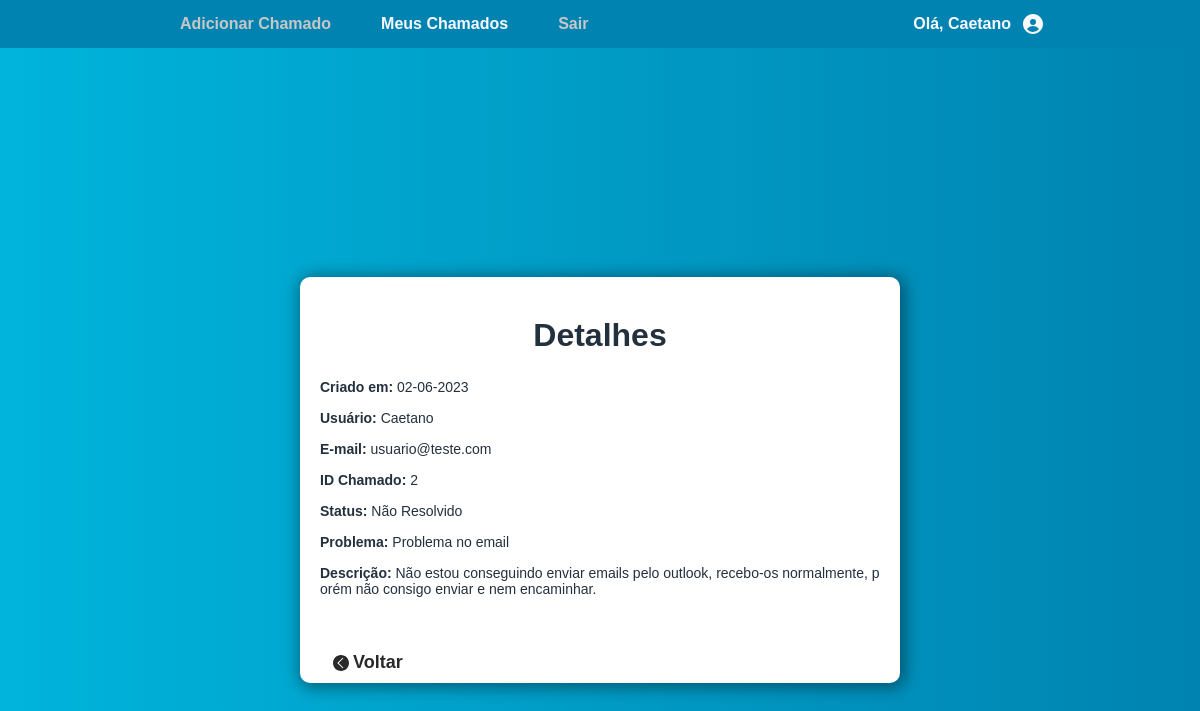
Page /detalhes/2 (signed in) on the committed database.
### aplicacao/models.py (models this page shows, shortened)
class Usuario(database.Model, UserMixin):
    id = database.Column(database.Integer, primary_key=True)
    matricula = database.Column(database.Integer, nullable=False, unique=True)
    departamento = database.Column(database.String, nullable=False)
    username = database.Column(database.String, nullable=False)
    email = database.Column(database.String, nullable=False, unique=True)
    senha = database.Column(database.String, nullable=False)
    chamados = database.relationship("Chamado", backref="usuario", lazy=True)
    e_admin = database.Column(database.Boolean, nullable=False, default=False)

class Chamado(database.Model):
    id = database.Column(database.Integer, primary_key=True)
    problema = database.Column(database.String)
    descricao = database.Column(database.String(800))
    data_criacao = database.Column(database.DateTime, nullable=False, default=datetime.utcnow())
    id_usuario = database.Column(database.Integer, database.ForeignKey('usuario.id'), nullable=False)
    status = database.Column(database.String, default="Não Resolvido")

### aplicacao/routes.py (the view)
@app.route("/detalhes/<id>")
@login_required
def detalhes(id):
    chamado = Chamado.query.get(id)
    if current_user.id == chamado.id_usuario:
        return render_template('detalhes.html', chamado=chamado)
    return redirect(url_for("feed"))

### aplicacao/models.py (called while the page is built)
@login_manager.user_loader
def load_usuario(id_usuario):
    return Usuario.query.get(int(id_usuario))

### aplicacao/templates/detalhes.html (shortened to what this page needs)
{% extends "homepage.html" %}
{% block formulario %}
<nav class="navbar">
    <div id="menu-lista">
        <a class="item" href="{{url_for('perfil', id_usuario=current_user.id)}}">
            Adicionar Chamado
        </a>
        <a class="item" id="selected" href="{{url_for('feed')}}">
            Meus Chamados
        </a>
        <a class="item" href="{{url_for('logout')}}">
            Sair
        </a>
    </div>
    <div>
        <p>Olá, {{ current_user.username }}</p>
    </div>
</nav>
<div class="formulario" style="max-height: 600px;">
    <form>
        <h3 style="margin-bottom: 20px;">Detalhes</h3>
        <div class="campo">
            <label class="label"><b>Criado em:</b> {{ chamado.data_criacao.strftime('%d-%m-%Y') }}</label>
        </div>
        <div class="campo">
            <label class="label"><b>Usuário:</b> {{chamado.usuario.username}}</label>
        </div>
        <div class="campo">
            <label class="label"><b>E-mail:</b> {{chamado.usuario.email}}</label>
        </div>
        <div class="campo">
            <label class="label"><b>ID Chamado:</b> {{chamado.id}}</label>
        </div>
        <div class="campo">
            <label class="label"><b>Status:</b> {{chamado.status}}</label>
        </div>
        <div class="campo">
            <label class="label"><b>Problema:</b> {{chamado.problema}}</label>
        </div>
        <div class="campo-descricao">
            <label class="label"><b>Descrição:</b> {{chamado.descricao}}</label>
        </div>
    </form>
    <a class="voltar" href="{{ url_for('feed') }}">
        Voltar
    </a>
</div>
{% endblock %}

### aplicacao/static/css/style.css (style rules this page uses)
* { margin: 0; padding: 0; box-sizing: border-box; font-family: 'Barlow', sans-serif; }
a { text-decoration: none; }
div.formulario { background-color: #fff; justify-content: center; position: absolute; top: 60%; left: 50%; transform: translate(-50%, -50%); border-radius: 10px; box-shadow: 2px 2px 16px 3px rgba(0, 0, 0, 0.4); overflow-y: scroll; }
h3 { text-align: center; font-size: 32px; color: #23303e; }
form { margin: 40px 20px; display: grid; grid-template-rows: 1fr .5fr; text-align: center; }
form label { color: hsl(212, 27%, 19%); }
div.formulario form div.campo, form div.select, form div.descricao, div.campo-descricao { font-size: 12px; margin: 5px 0px; gap: 5px; text-align: start; display: flex; flex-direction: column; }
.navbar { background-color: #0083b0; margin: auto; padding: 10px; display: flex; justify-content: space-between; color: #c7c7c7; font-weight: 700; }
.navbar a.item { color: #c7c7c7; margin: 0px 20px; font-weight: 700; padding: 5px; border-radius: 20px; }
.navbar a.item#selected { color: #f8f8ff; }
.navbar div { align-items: center; margin: auto; display: flex; }
.navbar div p { color: #f8f8ff; margin: 0px 10px; }
.label { margin-bottom: 5px; font-size: 14px; }
a.voltar { display: flex; align-items: center; border-radius: 10px; max-width: 100px; color: #292929; font-size: 18px; margin: 5px 20px; gap: 4px; padding: 5px 13px; font-weight: 600; }
div.campo-descricao { word-break: break-all; }

### rows in the picture
Usuario: username "Caetano", usuario.username "Caetano", usuario.email "usuario@teste.com"
Chamado: data_criacao "02-06-2023", id "2", status "Não Resolvido", problema "Problema no email", descricao "Não estou conseguindo enviar emails pelo outlook, recebo-os normalmente, porém não consigo enviar e nem encaminhar."
